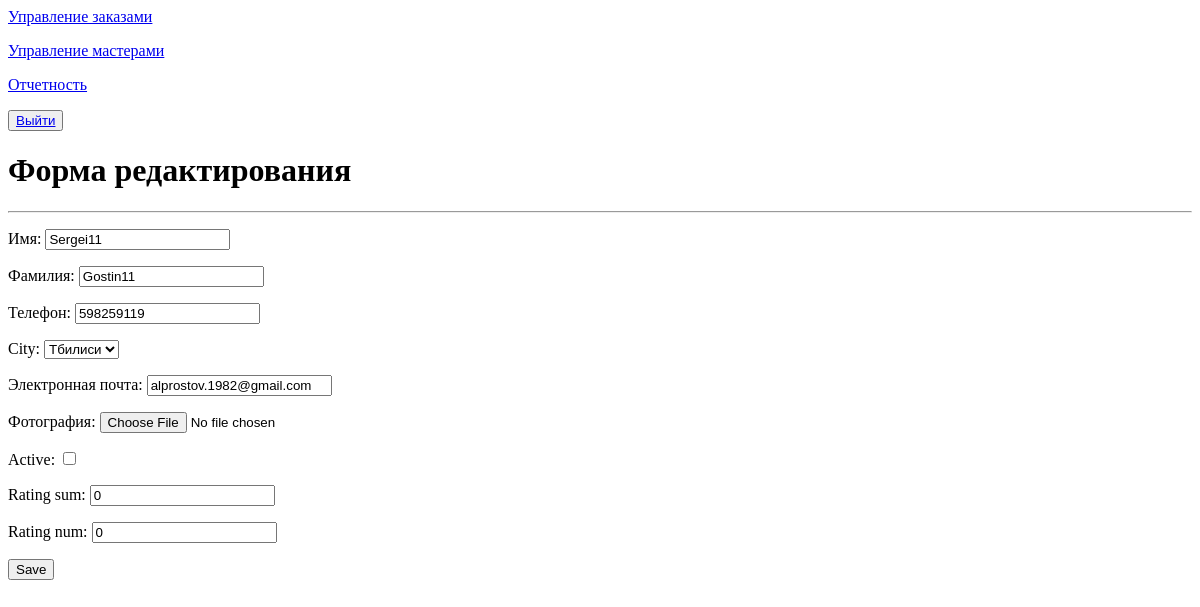
Before: /create/20 with the older database file.
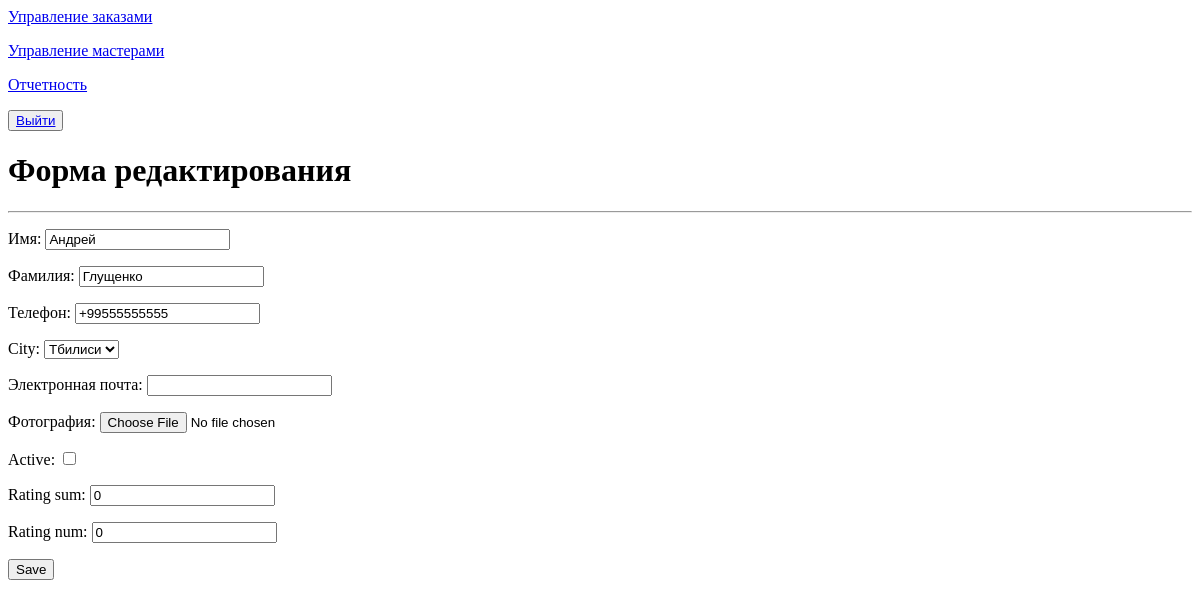
After: the same page with the newer database file.
### app_site/models.py (models this page shows, shortened)
class RepairerList(models.Model):
    name = models.CharField(max_length=100, verbose_name='Имя')
    s_name = models.CharField(max_length=100, null=True, verbose_name='Фамилия')
    phone = models.CharField(validators=[phoneNumberRegex], max_length=16, unique=True, verbose_name='Телефон')
    city = models.CharField(max_length=2, choices=CITY_CHOICES,  default='TB')
    email = models.EmailField(max_length=200, null=True, blank=True, verbose_name='Электронная почта')
    foto = models.ImageField(upload_to="images/",  null=True, blank=True, verbose_name='Фотография:')
    active = models.BooleanField(default=False)
    rating_sum = models.IntegerField(default=0, blank=True, null=True)
    rating_num = models.IntegerField(default=0, blank=True, null=True)

### app_site/views.py (the view)
# urls.py: path('create/<int:pk>', RepaierUpdate.as_view()),
class RepaierUpdate(UpdateView):
    model = RepairerList
    template_name = 'repaier_create.html'
    form_class = RepairerForm

### app_site/forms.py
class RepairerForm(forms.ModelForm):
    class Meta:
        model = RepairerList
        fields = '__all__'

### templates/repaier_create.html (shortened to what this page needs)
{% extends 'flatpages/default.html' %}
{% block body %}
<button> <a href="/app/logout/">Выйти</a> </button>
<h1>Форма редактирования</h1>
<hr>
<form action="" method="post" enctype="multipart/form-data">
    {{ form.as_p }}
    <input type="submit" value="Save" />
</form>
{% endblock body %}

Changed rows visible on the page:
changed RepairerList "Тбилиси": name "Sergei11" → "Андрей"; s_name "Gostin11" → "Глущенко"; phone "598259119" → "+99555555555"; email "alprostov.1982@gmail.com" → (not shown)
